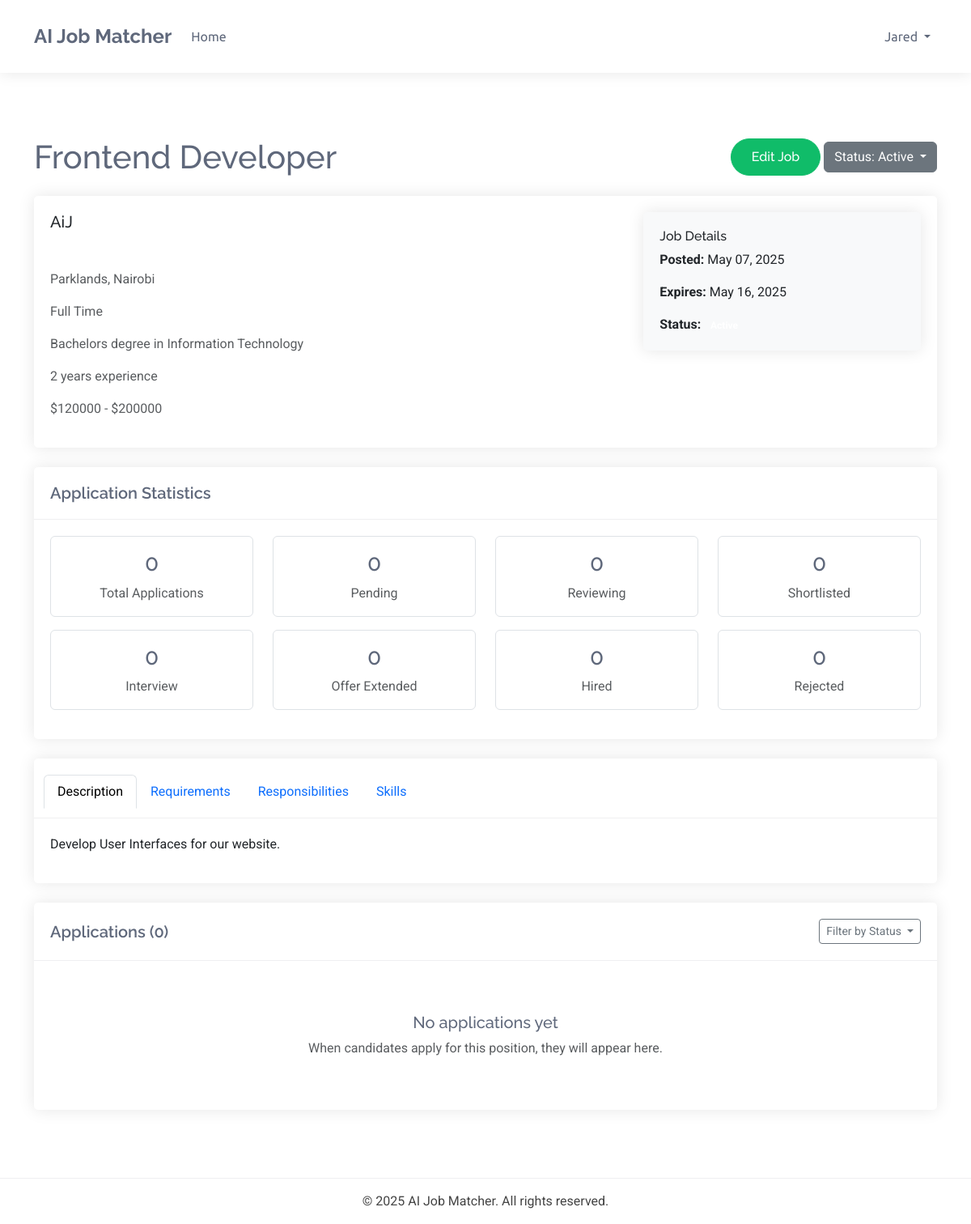
The page /dashboards/recruiter/jobs/28/ (signed in) on the database as committed earlier.
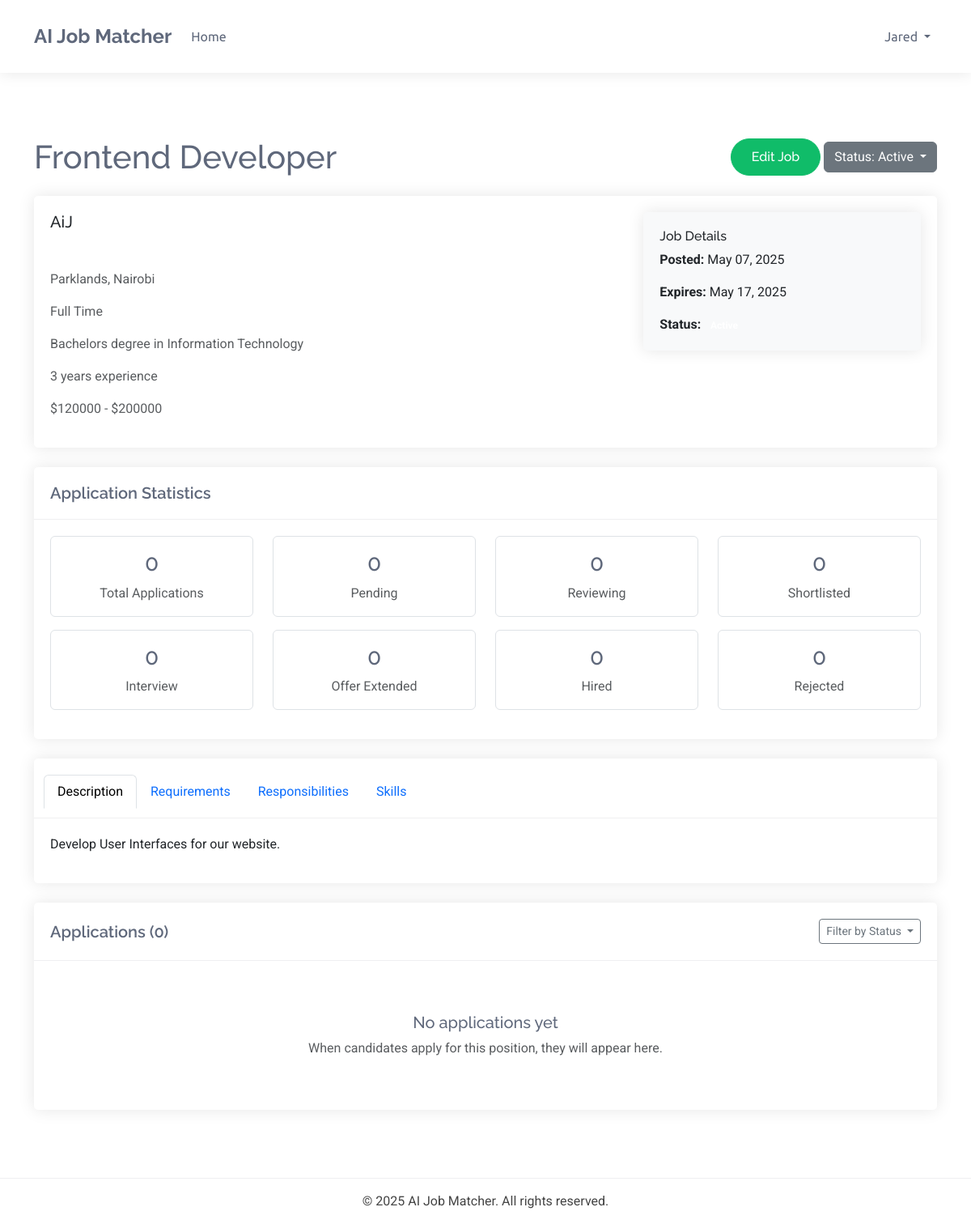
The same page on the database as committed later.
### dashboards/models.py (models this page shows, shortened)
class BaseModel(models.Model):
    created_at = models.DateTimeField(auto_now_add=True)
    updated_at = models.DateTimeField(auto_now=True)
    class Meta:
        abstract = True

class JobPosting(BaseModel):
    STATUS_CHOICES = (
        ('active', 'Active'),
        ('filled', 'Filled'),
        ('expired', 'Expired'),
        ('draft', 'Draft'),
    )
    recruiter = models.ForeignKey(Recruiter, on_delete=models.CASCADE, related_name='job_postings')
    title = models.CharField(_('job title'), max_length=255)
    company_name = models.CharField(_('company name'), max_length=255)
    category = models.CharField(_('job category'), max_length=100)
    description = models.TextField(_('job description'))
    requirements = models.TextField(_('job requirements'))
    responsibilities = models.TextField(_('responsibilities'))
    location = models.CharField(_('location'), max_length=255)
    salary_min = models.DecimalField(_('minimum salary'), max_digits=12, decimal_places=2, null=True, blank=True)
    salary_max = models.DecimalField(_('maximum salary'), max_digits=12, decimal_places=2, null=True, blank=True)
    experience_required = models.PositiveIntegerField(_('experience required (years)'), default=0)
    education_level = models.CharField(_('education level'), max_length=100)
    employment_type = models.CharField(_('employment type'), max_length=50)
    status = models.CharField(_('status'), max_length=20, choices=STATUS_CHOICES, default='active')
    expiry_date = models.DateField(_('expiry date'), default=timezone.now)
    skills_required = models.TextField(_('skills required'))
    embedding_vector = models.BinaryField(_('job embedding vector'), null=True, blank=True)
    class Meta:
        ordering = ['-created_at']
        verbose_name = _('Job Posting')
        verbose_name_plural = _('Job Postings')

### dashboards/views.py (the view)
# urls.py: path('jobs/<int:job_id>/', views.job_detail, name='job_detail'),
@login_required
@user_passes_test(is_recruiter)
def job_detail(request, job_id):
    job_posting = get_object_or_404(JobPosting, id=job_id, recruiter=request.user.recruiter)
    applications = JobApplication.objects.filter(job=job_posting).order_by('-match_score')
    application_stats = {
        'total': applications.count(),
        'pending': applications.filter(status='pending').count(),
        'reviewing': applications.filter(status='reviewing').count(),
        'shortlisted': applications.filter(status='shortlisted').count(),
        'interview': applications.filter(status='interview').count(),
        'offer': applications.filter(status='offer').count(),
        'hired': applications.filter(status='hired').count(),
        'rejected': applications.filter(status='rejected').count(),
    }
    context = {
        'job': job_posting,
        'applications': applications,
        'stats': application_stats,
    }
    return render(request, 'dashboards/job_detail.html', context)

### candidate/templatetags/custom_filters.py (called while the page is built)
@register.filter
def split_string(value, separator=','):
    if value:
        return [item.strip() for item in value.split(separator)]
    return []

### dashboards/views.py (called while the page is built)
def is_recruiter(user):
    return user.is_authenticated and user.role == 'Recruiter'

### templates/dashboards/job_detail.html (shortened to what the changed rows need)
{% extends 'dashboards/base.html' %}
{% load static %}
{% load custom_filters %}
{% block content %}
<div class="container py-4">
    <div class="d-flex justify-content-between align-items-center mb-4">
        <h1 class="mb-0">{{ job.title }}</h1>
        <div>
            <a href="{% url 'dashboards:edit_job' job.id %}" class="btn btn-primary">
            </a>
            <div class="dropdown d-inline-block ml-2">
                <button class="btn btn-secondary dropdown-toggle" type="button" id="statusDropdown" data-toggle="dropdown" aria-haspopup="true" aria-expanded="false">
                    Status: {{ job.get_status_display }}
                </button>
            </div>
        </div>
    </div>
    <div class="card mb-4">
        <div class="card-body">
            <div class="row">
                <div class="col-md-8">
                    <h5 class="card-title">{{ job.company_name }}</h5>
                    <p class="badge badge-info">{{ job.category }}</p>
                    <p class="text-muted"> {{ job.location }}</p>
                    <p class="text-muted"> {{ job.employment_type }}</p>
                    <p class="text-muted"> {{ job.education_level }}</p>
                    <p class="text-muted"> {{ job.experience_required }} years experience</p>
                    {% if job.salary_min or job.salary_max %}
                    <p class="text-muted">
                        {% if job.salary_min and job.salary_max %}
                            ${{ job.salary_min|floatformat:0 }} - ${{ job.salary_max|floatformat:0 }}
                        {% elif job.salary_min %}
                            From ${{ job.salary_min|floatformat:0 }}
                        {% elif job.salary_max %}
                            Up to ${{ job.salary_max|floatformat:0 }}
                        {% endif %}
                    </p>
                    {% endif %}
                </div>
                <div class="col-md-4">
                    <div class="card bg-light">
                        <div class="card-body">
                            <h6 class="card-title">Job Details</h6>
                            <p class="card-text"><strong>Posted:</strong> {{ job.created_at|date:"M d, Y" }}</p>
                            <p class="card-text"><strong>Expires:</strong> {{ job.expiry_date|date:"M d, Y" }}</p>
                            <p class="card-text"><strong>Status:</strong> <span class="badge badge-{% if job.status == 'active' %}success{% elif job.status == 'draft' %}secondary{% elif job.status == 'expired' %}danger{% else %}info{% endif %}">{{ job.get_status_display }}</span></p>
                        </div>
                    </div>
                </div>
            </div>
        </div>
    </div>
    <div class="card mb-4">
        <div class="card-body">
            <div class="tab-content" id="jobTabsContent">
                <div class="tab-pane fade show active" id="description" role="tabpanel" aria-labelledby="description-tab">
                    {{ job.description|linebreaks }}
                </div>
            </div>
        </div>
    </div>
</div>
{% endblock %}

Rows that differ between the two databases and show on the page:
changed JobPosting "Frontend Developer": experience_required "2" → "3"; expiry_date "May 16, 2025" → "May 17, 2025"
